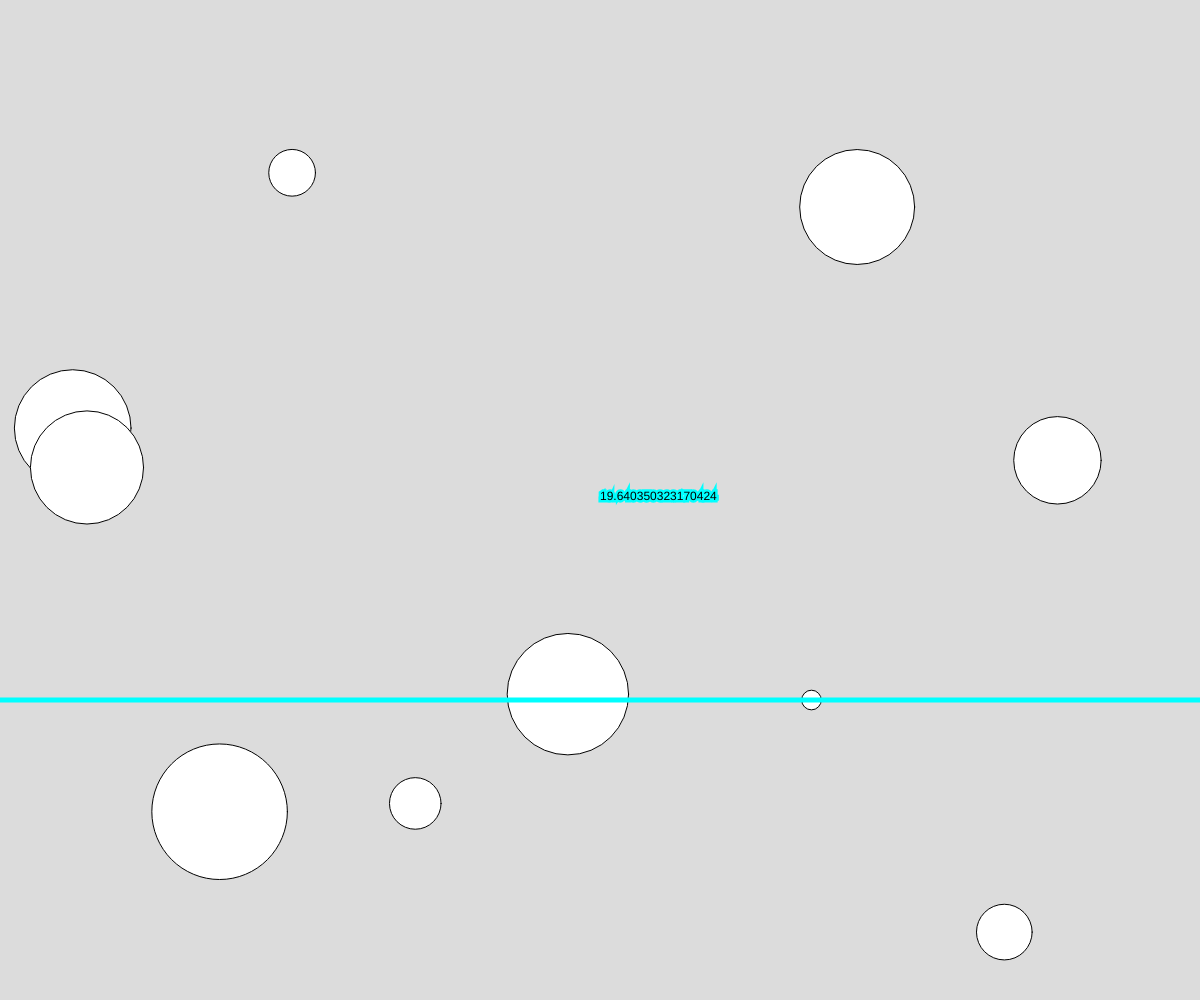
Frame 1 (no input)
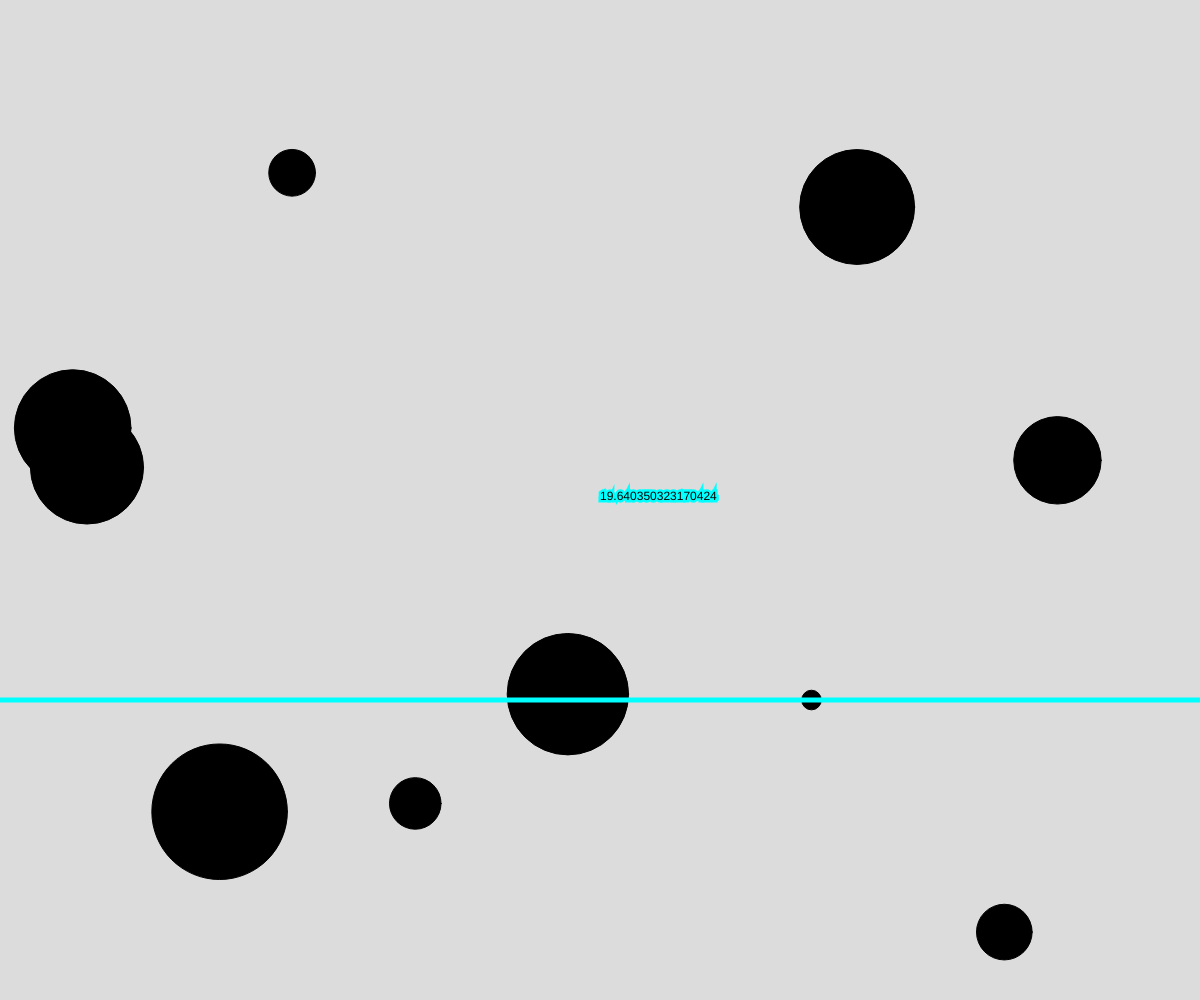
Frame 60 (no input)
Frame 120 (the mouse pressed at the canvas centre since frame 60): identical to frame 60, image omitted

The p5.js sketch that drew these frames (run headless with seeded random() and noise() and a simulated clock; from frame 60 on, the mouse is pressed at the canvas centre):

// p5.js sketch
// ── sketch.js
// Find the Smallest Circle
// Meixi
// March 5th, 2026


let NUM_CIRCLES = 10;
let circles = [];

function setup() {
  createCanvas(windowWidth, windowHeight);
  makeCircles();
}

function makeCircles(){
  let count = 0;
  while(count < NUM_CIRCLES){
    let x_ = random(0, width);
    let y_ = random(0, height);
    let s_ = random(10, 150);
    let c = {x:x_, y:y_, s:s_};
    circles.push(c);
    count++
  }

}

function renderCircles(){
  let smallest = Infinity;
  let smallestY = circles[0].y;
  for (let c of circles){
    circle(c.x, c.y, c.s);
    // check if it is the smallest
    if(c.s < smallest){
      smallest = c.s;
      smallestY = c.y;
    }
  }
  fill(0);
  stroke(0, 255, 255); strokeWeight(5);
  line(0, smallestY, width, smallestY);
  text(smallest, width/2, height/2);
  stroke(0); strokeWeight(1);
}

function draw() {
  background(220);
  renderCircles()
}
